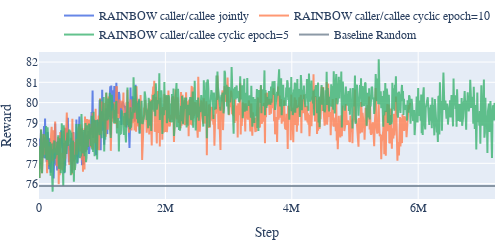
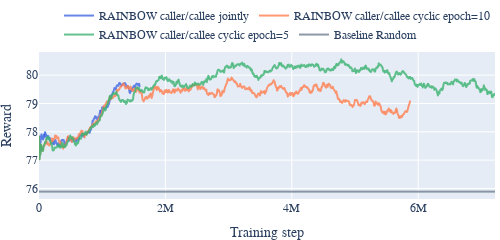

The code cell stored with these charts, in order, in its notebook:
### Code cell
df_rainbow = pd.read_csv('./milestone_rainbow.csv')
df_rainbow['Baseline Random'] = 75.887
ys_rainbow = ['RAINBOW caller/callee jointly',  'RAINBOW caller/callee cyclic epoch=10',  'RAINBOW caller/callee cyclic epoch=5', 'Baseline Random']
prepare_graphs(df_rainbow, 'rainbow', ys_rainbow)

### Figure 1 — Plotly figure (JSON) as saved in the notebook; plotly's stock layout.template omitted (floating-point values rounded to 4 significant figures; data arrays with more than 128 entries replaced by an {"elided": "..."} marker saying what was removed)
{"data": [{"hovertemplate": "variable=RAINBOW caller/callee jointly<br>Step=%{x}<br>value=%{y}<extra></extra>", "legendgroup": "RAINBOW caller/callee jointly", "line": {"color": "royalblue", "dash": "solid"}, "marker": {"symbol": "circle"}, "mode": "lines", "name": "RAINBOW caller/callee jointly", "opacity": 0.8, "orientation": "v", "showlegend": true, "type": "scatter", "x": {"elided": "903 int values"}, "xaxis": "x", "y": {"elided": "903 float values"}, "yaxis": "y"}, {"hovertemplate": "variable=RAINBOW caller/callee cyclic epoch=10<br>Step=%{x}<br>value=%{y}<extra></extra>", "legendgroup": "RAINBOW caller/callee cyclic epoch=10", "line": {"color": "coral", "dash": "solid"}, "marker": {"symbol": "circle"}, "mode": "lines", "name": "RAINBOW caller/callee cyclic epoch=10", "opacity": 0.8, "orientation": "v", "showlegend": true, "type": "scatter", "x": {"elided": "903 int values"}, "xaxis": "x", "y": {"elided": "903 float values"}, "yaxis": "y"}, {"hovertemplate": "variable=RAINBOW caller/callee cyclic epoch=5<br>Step=%{x}<br>value=%{y}<extra></extra>", "legendgroup": "RAINBOW caller/callee cyclic epoch=5", "line": {"color": "mediumseagreen", "dash": "solid"}, "marker": {"symbol": "circle"}, "mode": "lines", "name": "RAINBOW caller/callee cyclic epoch=5", "opacity": 0.8, "orientation": "v", "showlegend": true, "type": "scatter", "x": {"elided": "903 int values"}, "xaxis": "x", "y": {"elided": "903 float values"}, "yaxis": "y"}, {"hovertemplate": "variable=Baseline Random<br>Step=%{x}<br>value=%{y}<extra></extra>", "legendgroup": "Baseline Random", "line": {"color": "slategray", "dash": "solid"}, "marker": {"symbol": "circle"}, "mode": "lines", "name": "Baseline Random", "opacity": 0.8, "orientation": "v", "showlegend": true, "type": "scatter", "x": {"elided": "903 int values"}, "xaxis": "x", "y": {"elided": "903 float values"}, "yaxis": "y"}], "layout": {"font": {"family": "Serif", "size": 12}, "height": 200, "legend": {"orientation": "h", "title": {"text": ""}, "tracegroupgap": 0, "x": 1, "xanchor": "right", "y": 1.02, "yanchor": "bottom"}, "margin": {"b": 1, "l": 5, "r": 5, "t": 1}, "showlegend": true, "title": {"text": ""}, "width": 500, "xaxis": {"anchor": "y", "domain": [0, 1], "title": {"text": "Step"}}, "yaxis": {"anchor": "x", "domain": [0, 1], "nticks": 10, "title": {"text": "Reward"}}}}

### Figure 2 — Plotly figure (JSON) as saved in the notebook; plotly's stock layout.template omitted (floating-point values rounded to 4 significant figures; data arrays with more than 128 entries replaced by an {"elided": "..."} marker saying what was removed)
{"data": [{"hovertemplate": "<b>Exponentially Weighted mean trendline</b><br><br>variable=RAINBOW caller/callee jointly<br>Step=%{x}<br>value=%{y} <b>(trend)</b><extra></extra>", "legendgroup": "RAINBOW caller/callee jointly", "marker": {"color": "royalblue", "symbol": "circle"}, "mode": "lines", "name": "RAINBOW caller/callee jointly", "opacity": 0.8, "showlegend": true, "type": "scattergl", "x": {"elided": "200 int values"}, "xaxis": "x", "y": {"elided": "200 float values"}, "yaxis": "y"}, {"hovertemplate": "<b>Exponentially Weighted mean trendline</b><br><br>variable=RAINBOW caller/callee cyclic epoch=10<br>Step=%{x}<br>value=%{y} <b>(trend)</b><extra></extra>", "legendgroup": "RAINBOW caller/callee cyclic epoch=10", "marker": {"color": "coral", "symbol": "circle"}, "mode": "lines", "name": "RAINBOW caller/callee cyclic epoch=10", "opacity": 0.8, "showlegend": true, "type": "scattergl", "x": {"elided": "735 int values"}, "xaxis": "x", "y": {"elided": "735 float values"}, "yaxis": "y"}, {"hovertemplate": "<b>Exponentially Weighted mean trendline</b><br><br>variable=RAINBOW caller/callee cyclic epoch=5<br>Step=%{x}<br>value=%{y} <b>(trend)</b><extra></extra>", "legendgroup": "RAINBOW caller/callee cyclic epoch=5", "marker": {"color": "mediumseagreen", "symbol": "circle"}, "mode": "lines", "name": "RAINBOW caller/callee cyclic epoch=5", "opacity": 0.8, "showlegend": true, "type": "scattergl", "x": {"elided": "903 int values"}, "xaxis": "x", "y": {"elided": "903 float values"}, "yaxis": "y"}, {"hovertemplate": "<b>Exponentially Weighted mean trendline</b><br><br>variable=Baseline Random<br>Step=%{x}<br>value=%{y} <b>(trend)</b><extra></extra>", "legendgroup": "Baseline Random", "marker": {"color": "slategray", "symbol": "circle"}, "mode": "lines", "name": "Baseline Random", "opacity": 0.8, "showlegend": true, "type": "scattergl", "x": {"elided": "903 int values"}, "xaxis": "x", "y": {"elided": "903 float values"}, "yaxis": "y"}], "layout": {"font": {"family": "Serif", "size": 12}, "height": 200, "legend": {"orientation": "h", "title": {"text": ""}, "tracegroupgap": 0, "x": 1, "xanchor": "right", "y": 1.02, "yanchor": "bottom"}, "margin": {"b": 1, "l": 5, "r": 5, "t": 1}, "showlegend": true, "title": {"text": ""}, "width": 500, "xaxis": {"anchor": "y", "domain": [0, 1], "title": {"text": "Training step"}}, "yaxis": {"anchor": "x", "domain": [0, 1], "nticks": 10, "title": {"text": "Reward"}}}}
